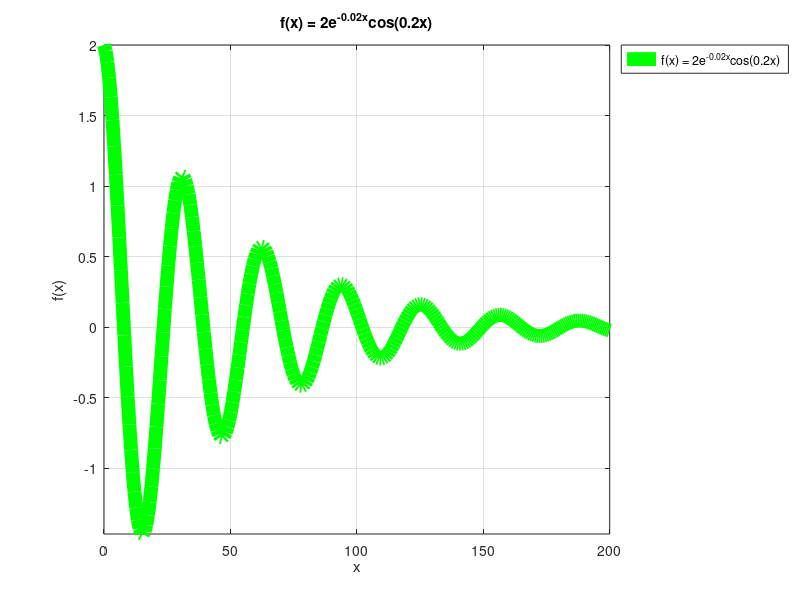
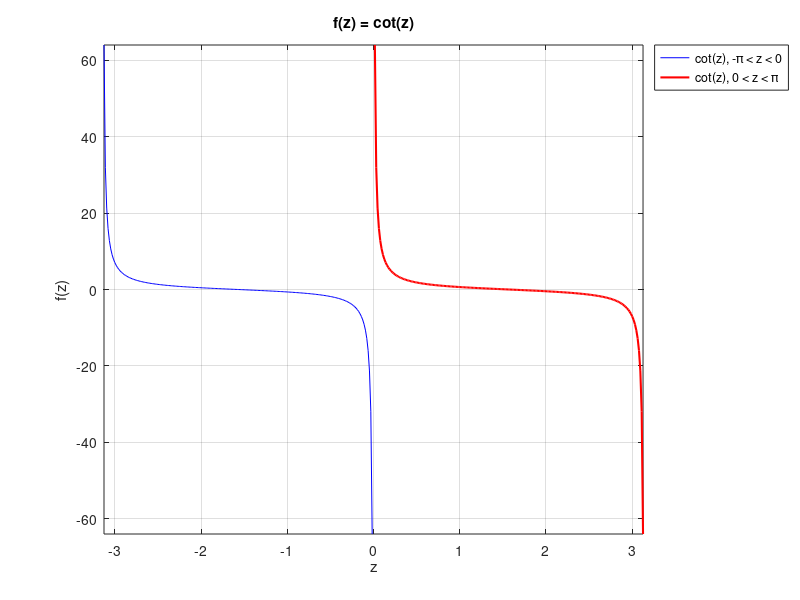
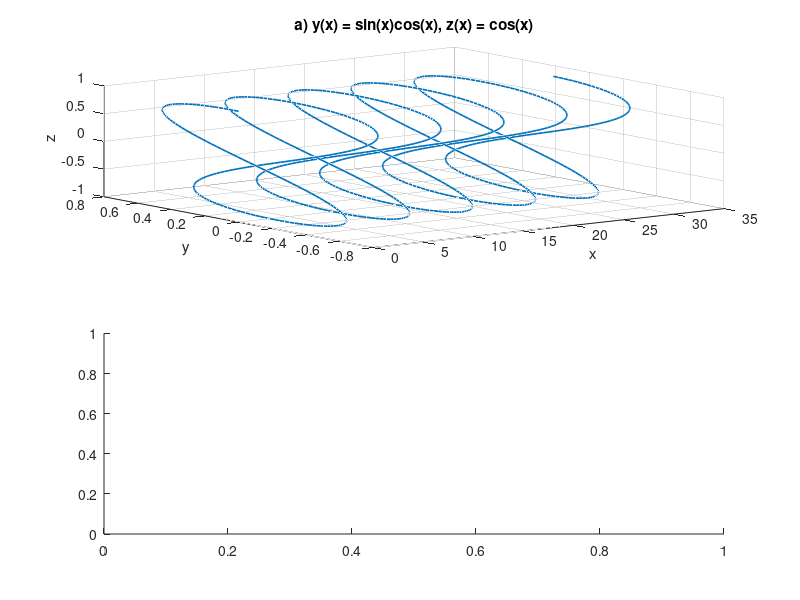

Source code (MATLAB) for these figures, in order: (Note: this script raises an error after producing the figures.)
% Aretas Sirvydas, EIf-25
% 3 laboratorinis darbas, 9 variantas (privaloma)
% VILNIUS TECH EF - Skriptinis programavimas
clear; clc; close all;

%% 1. Dvimatis grafiku vaizdavimas
% a) f(x) = 2*e^(-0.02x)*cos(0.2x), 300 tasku [0; 200]
x = linspace(0, 200, 300);
f = 2*exp(-0.02*x).*cos(0.2*x);

figure(1);
plot(x, f, 'g', 'LineWidth', 10);
axis([min(x) max(x) min(f) max(f)]);
title('f(x) = 2e^{-0.02x}cos(0.2x)');
xlabel('x'); ylabel('f(x)');
legend('f(x) = 2e^{-0.02x}cos(0.2x)', 'Location', 'bestoutside');
grid on;

% b) f(z) = cot(z), -pi<z<0 ir 0<z<pi (be neapibreztu tasku -pi, 0, pi)
n  = 200;
z1 = linspace(-pi, 0, n+2); z1 = z1(2:end-1);
z2 = linspace(0,  pi, n+2); z2 = z2(2:end-1);
f1 = cot(z1);
f2 = cot(z2);

figure(2);
plot(z1, f1, 'b', z2, f2, 'r', 'LineWidth', 1.5);
zAll = [z1 z2]; fAll = [f1 f2];
axis([min(zAll) max(zAll) min(fAll) max(fAll)]);
title('f(z) = cot(z)');
xlabel('z'); ylabel('f(z)');
legend('cot(z), -\pi < z < 0', 'cot(z), 0 < z < \pi', 'Location', 'bestoutside');
grid on;

%% 2. Specializuotu grafiku kurimas
x = 0:pi/100:10*pi;
y = sin(x).*cos(x);
z = cos(x);

figure(3);
% a) trimate kreive
subplot(2,1,1);
plot3(x, y, z, 'LineWidth', 1.2);
title('a) y(x) = sin(x)cos(x), z(x) = cos(x)');
xlabel('x'); ylabel('y'); zlabel('z');
grid on;

% b) y(x) kampineje koordinaciu asyje
% (neigiamas spindulys -> tas pats taskas kampu +pi)
th = x; r = y;
th(r < 0) = th(r < 0) + pi;
r = abs(r);
subplot(2,1,2);
polarplot(th, r, 'LineWidth', 1.2);
title('b) y(x) = sin(x)cos(x) polarineje sistemoje');
